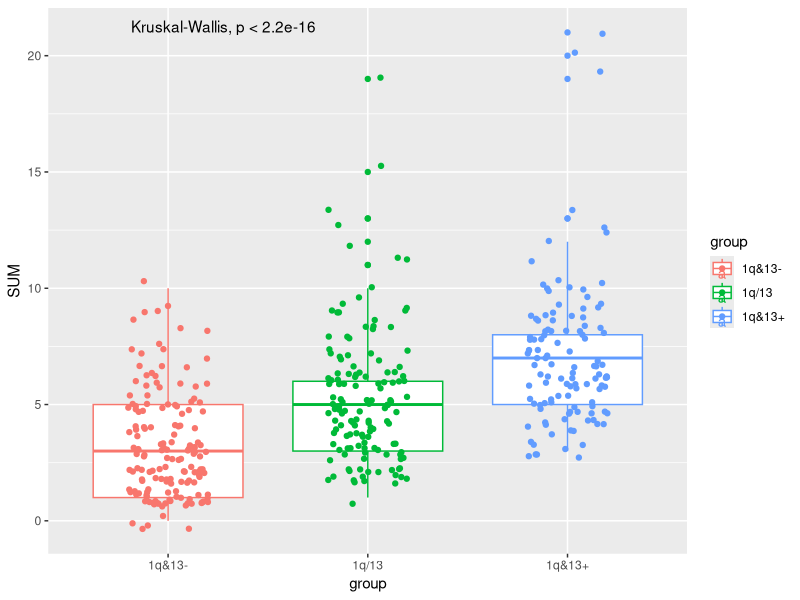
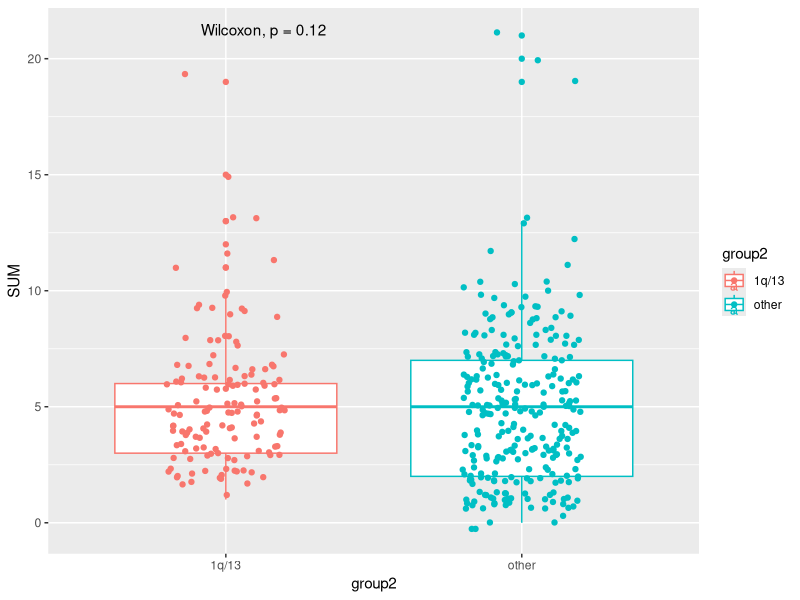
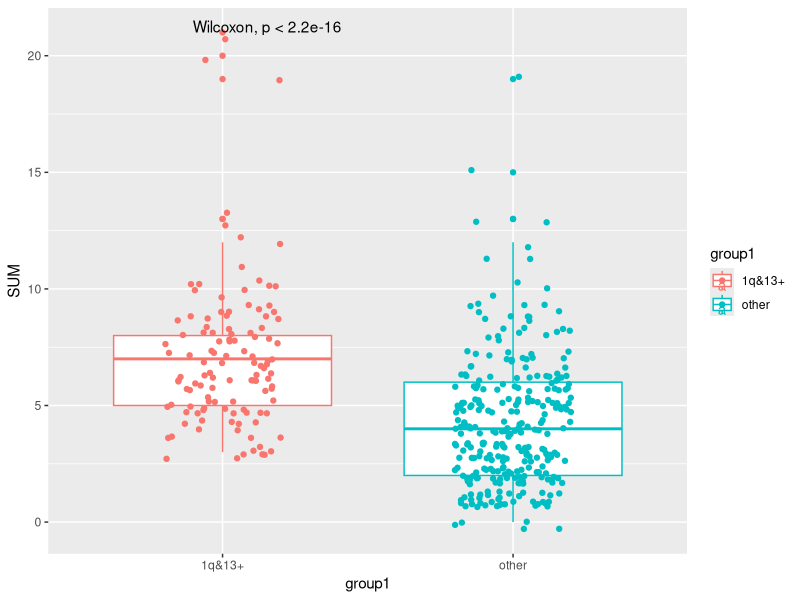
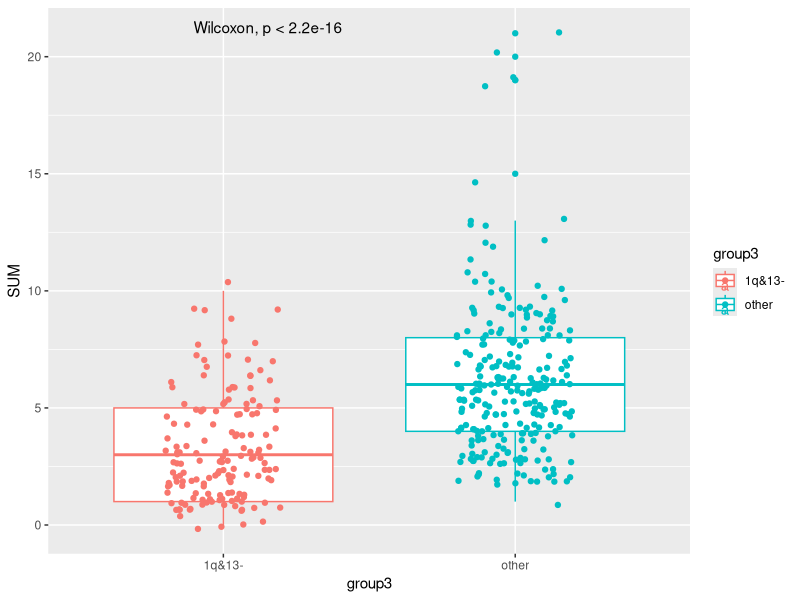
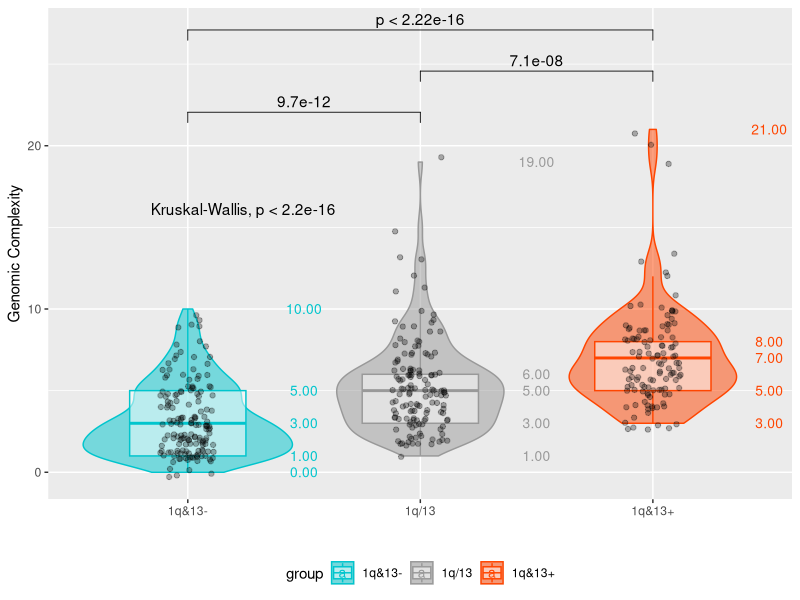
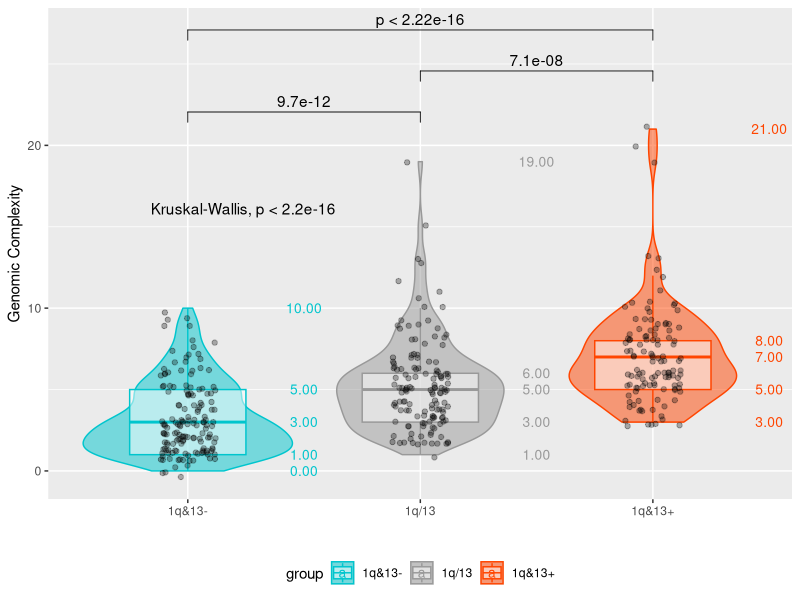
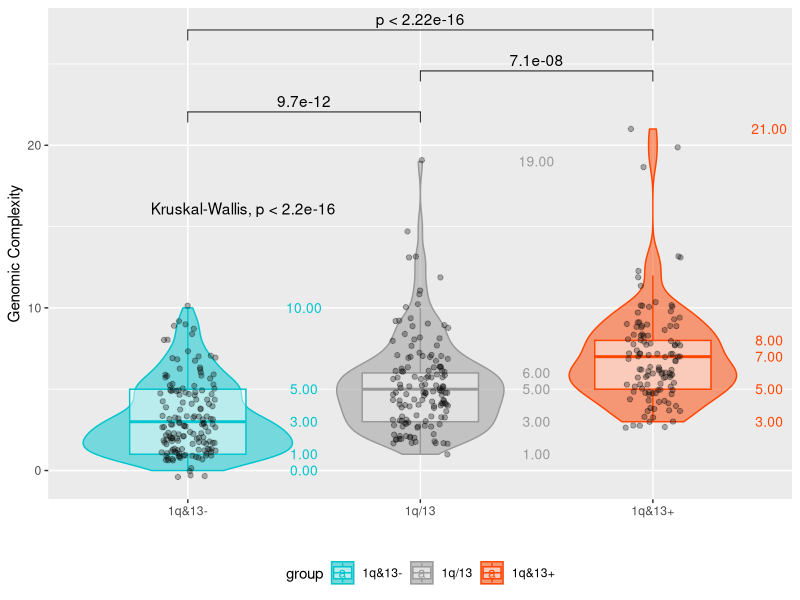

Reproduce these figures in R, in order.
library(tidyverse)
library(data.table)
library(ggpubr)


import<-fread("results/complete_database_BO_1q_13.txt")

rownames(import) <- import$SNP_FILE_NAME %>% str_replace(" ", "_")
import <- rownames_to_column(import, "sample")

# select only relevant variables to associate
names(import)
data<-import %>% select(ID, contains("maj_broad"), contains("maj_focal"), contains("maj_call"), HyperDiploidy, matches("^t_"))

names(data)

#____ Build CALLS for traslocations ______


data$t_others <- data$t_14_16 + data$t_14_20 + data$t_6_14
data$t_IgH <- ifelse(data$t_11_14 == 1 | data$t_4_14 == 1 | data$t_others == 1, 1,0 )


#____ KEEP ONLY UNIQUE/RELVANT CALLS____ 

# unique calls
data <- data %>% select( -c(AMP_maj_broad_chr_1q, 
                            AMP_maj_broad_chr_8q, 
                            DEL_maj_broad_chr_17p, 
                            DEL_maj_broad_chr_13q, 
                            DEL_maj_broad_chr_14q, 
                            DEL_maj_broad_chr_1p,
                            DEL_maj_broad_chr_16q, 
                            contains("maj_focal"),
                            t_14_16,
                            t_6_14,
                            t_14_20
))

names(data)

# exclude calls from HyperDiploid chromosomes and single translocations for MDS dataset creation 
data <- data %>% select( -c(AMP_maj_broad_chr_3p, 
                            AMP_maj_broad_chr_3q, 
                            AMP_maj_broad_chr_5p, 
                            AMP_maj_broad_chr_5q, 
                            AMP_maj_broad_chr_7p, 
                            AMP_maj_broad_chr_7q,
                            AMP_maj_broad_chr_9p, 
                            AMP_maj_broad_chr_9q,
                            AMP_maj_broad_chr_11p, 
                            AMP_maj_broad_chr_11q,
                            AMP_maj_broad_chr_15q,
                            AMP_maj_broad_chr_19p,
                            AMP_maj_broad_chr_19q,
                            AMP_maj_broad_chr_21q,
                            t_4_14,
                            t_11_14,
                            t_others
))

# renaming calls column
names(data) <- names(data) %>% str_replace("maj_broad_chr_|maj_call_chr_","")
names(data)




# filter data for missing data (missing traslocation from AMB or Bo2005 protocols)


missing_T <- is.na(import$t_11_14) + is.na(import$t_4_14) + is.na(import$t_6_14) + is.na(import$t_14_16) + is.na(import$t_14_20)
table(missing_T)
import$missing_T <- missing_T

df.2<- filter(data, !is.na(t_IgH))

df.2 <- mutate(df.2, SUM=rowSums(df.2[,-1]))


df.2$group <- ifelse( df.2$AMP_1q == 1 & df.2$DEL_13q ==1, "1q&13+",
                      ifelse(df.2$AMP_1q == 1 | df.2$DEL_13q ==1, "1q/13", "1q&13-") ) 

df.2$group %>% table
df.2$SUM

df.2$SUM %>% summary

  
  
kruskal.test(df.2$group, df.2$SUM)

GC_plus <- df.2 %>% filter(group=="1q&13+") %>% .$SUM
GC_plus_other <- df.2 %>% filter(group != "1q&13+") %>% .$SUM

df.2$group1 <- ifelse(df.2$group == "1q&13+", "1q&13+","other")
kruskal.test(df.2$group1, df.2$SUM)

df.2$group2 <- ifelse(df.2$group == "1q/13", "1q/13","other")
kruskal.test(df.2$group2, df.2$SUM)

df.2$group3 <- ifelse(df.2$group == "1q&13-", "1q&13-","other")
kruskal.test(df.2$group3, df.2$SUM)



df.2$group <- df.2$group %>% factor(levels = c("1q&13-","1q/13","1q&13+"))

df.2 %>% ggplot(aes(group, SUM, colour=group)) +
  geom_boxplot() +
  geom_jitter(width = 0.2) +
  ggpubr::stat_compare_means()


df.2 %>% ggplot(aes(group2, SUM, colour=group2)) +
  geom_boxplot() +
  geom_jitter(width = 0.2) +
  ggpubr::stat_compare_means()


df.2 %>% ggplot(aes(group1, SUM, colour=group1)) +
  geom_boxplot() +
  geom_jitter(width = 0.2) +
  ggpubr::stat_compare_means()

df.2 %>% ggplot(aes(group3, SUM, colour=group3)) +
  geom_boxplot() +
  geom_jitter(width = 0.2) +
  ggpubr::stat_compare_means()


#________ def plots _____ paper

my_comparisons <- list( c("1q&13-", "1q/13"), 
                        c("1q/13", "1q&13+"), 
                        c("1q&13-", "1q&13+") )


gg <- df.2 %>% ggplot(aes(group, SUM)) +
  geom_violin(aes(fill=group, colour=group), alpha=0.5) +   
  geom_boxplot(aes( colour=group), alpha=0.5, width=0.5, outlier.shape = NA) +
  geom_jitter(width = 0.12, alpha=0.3) + 
  stat_summary(geom="text", fun =quantile,
               aes(label=sprintf("%1.2f", after_stat(y)), color=group),
               position=position_nudge(x= 0.5), size=3.5) +
  stat_compare_means(comparisons = my_comparisons)+ 
  stat_compare_means(label.y.npc =0.75, label.x.npc = 0) + 
  xlab("") + ylab("Genomic Complexity") +
  # custom colors
  scale_fill_manual(values=c("turquoise3", "grey60", "orangered")) +
  scale_color_manual(values=c("turquoise3", "grey60", "orangered")) +
  # legend bottom
  theme(legend.position = "bottom") 

gg

dir.create("plots/Genomic_complexity")

ggsave(filename = "plots/Genomic_complexity/genomic_complexity_in_MMriskGroups.pdf", 
       units = "in", dpi = 300, width = 6, height = 6)

ggsave(filename = "plots/Genomic_complexity/genomic_complexity_in_MMriskGroups.svg", 
       units = "in", dpi = 300, width = 6, height = 6)


df.2 %>% group_by(group) %>% summarize(mean_complexity=mean(SUM), 
                                       CI_lower=SUM %>% gmodels::ci() %>% .[2],
                                       CI_upper=SUM %>% gmodels::ci() %>% .[3])
